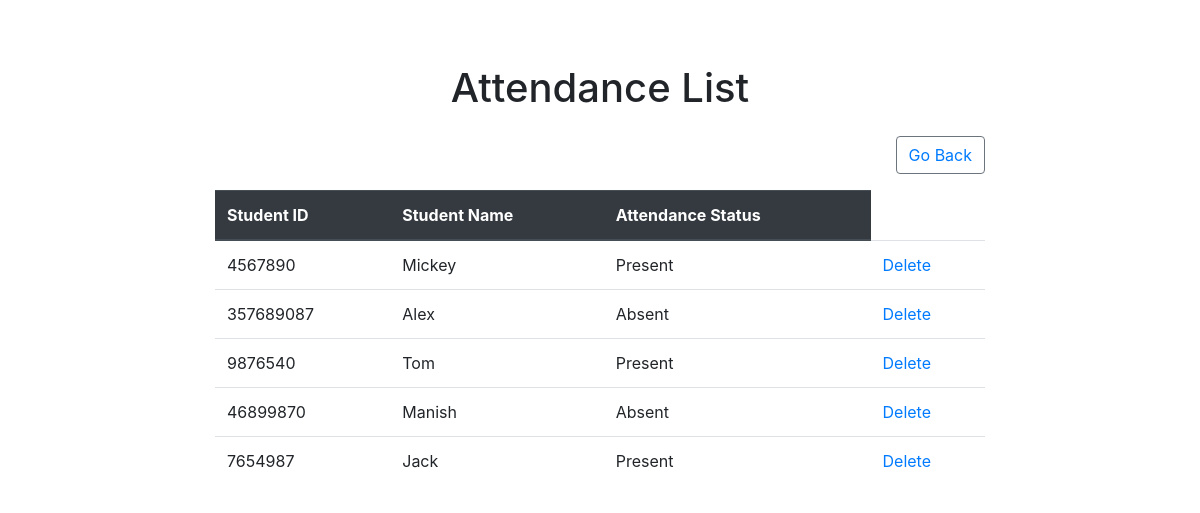
The page /show on the database its author committed.
### app/models.py (models this page shows)
class Classes(models.Model):
    student_id = models.IntegerField(max_length=10)
    student_name = models.CharField(max_length=20)
    attendance = models.CharField(max_length=50)
    class Meta:
        db_table = "Classes"

### app/views.py (the view)
# urls.py: path('show',views.show),
def show(request):
    u=Classes.objects.all()
    return render(request,'show.html',{'x':u})

### app/templates/show.html (shortened to what this page needs)
<!DOCTYPE html>
<html lang="en">
<head>
  <link href="https://maxcdn.bootstrapcdn.com/bootstrap/4.5.2/css/bootstrap.min.css" rel="stylesheet">
</head>
<body>
<div class="container mt-5">
  <div class="row">
    <div class="col-12">
      <h1 class="text-center mb-4 mt-3">Attendance List</h1>
      <button class="btn btn-outline-secondary float-right mb-3"><a href="class_A">Go Back</a></button>
    </div>
  </div>
  <div class="row">
    <div class="col-12">
      <table class="table">
        <thead class="thead-dark">
          <tr>
            <th scope="col">Student ID</th>
            <th scope="col">Student Name</th>
            <th scope="col">Attendance Status</th>
          </tr>
        </thead>
        <tbody>
            {% for i in x %}
            <tr>
                <td>{{i.student_id}}</td>
                <td>{{i.student_name}}</td>
                <td>{{i.attendance}}</td>
                <td><a href="del/{{i.id}}">Delete</a></td>
            </tr>
            {% endfor %}
        </tbody>
      </table>
    </div>
  </div>
</div>
</body>
</html>

### app/templates/show.html (style rules this page uses)
.container { max-width: 800px; }

### rows shown on the page
Classes: student_id "4567890", student_name "Mickey", attendance "Present"
Classes: student_id "357689087", student_name "Alex", attendance "Absent"
Classes: student_id "9876540", student_name "Tom", attendance "Present"
Classes: student_id "46899870", student_name "Manish", attendance "Absent"
Classes: student_id "7654987", student_name "Jack", attendance "Present"
